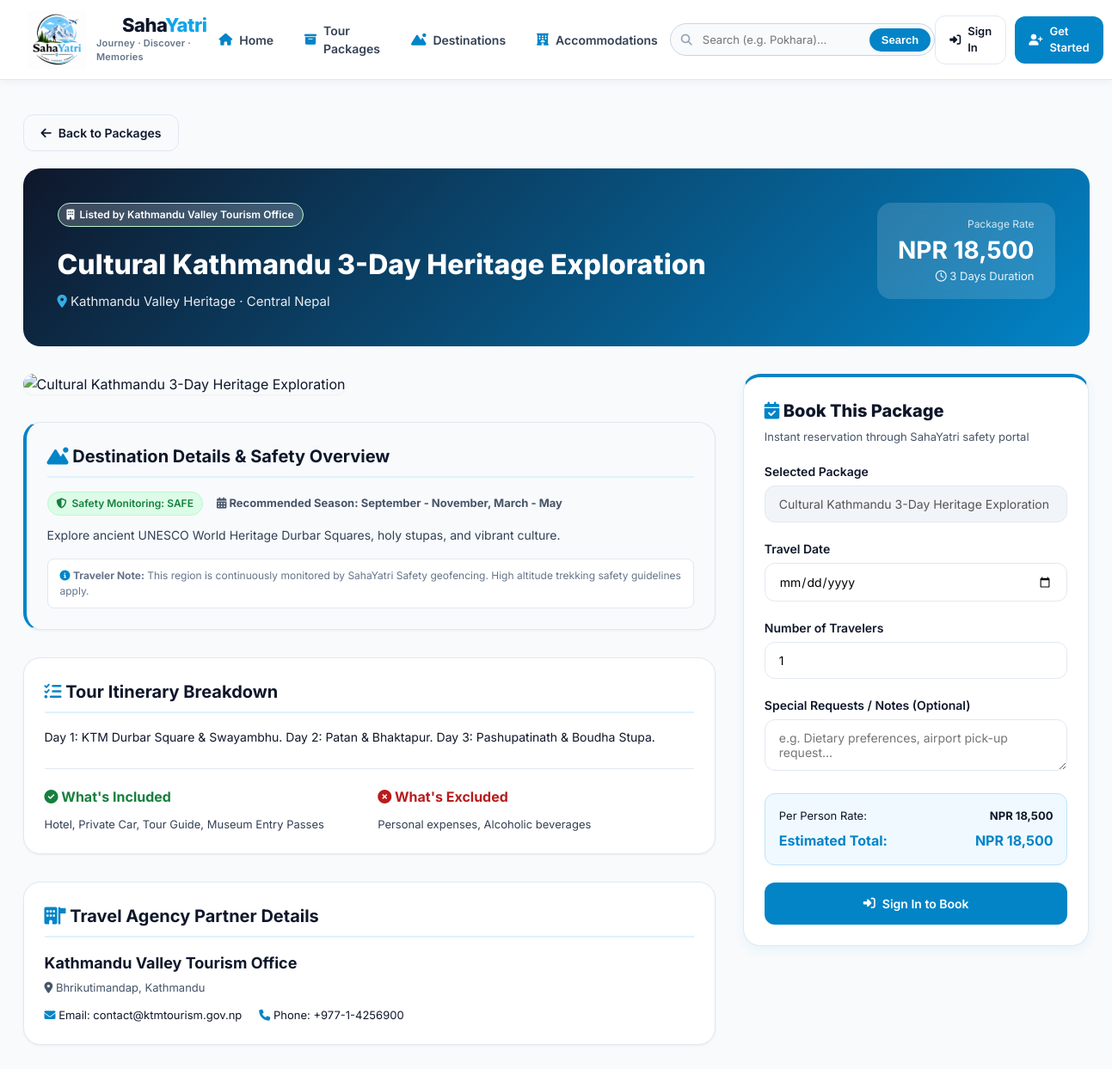
/package_details.php?id=1, run on the app's committed database.
### tables this page shows
CREATE TABLE IF NOT EXISTS `packages` (
    `id` INT AUTO_INCREMENT PRIMARY KEY,
    `organization_id` INT NOT NULL,
    `destination_id` INT NOT NULL,
    `title` VARCHAR(200) NOT NULL,
    `duration_days` INT NOT NULL,
    `price_npr` DECIMAL(10, 2) NOT NULL,
    `inclusions` TEXT,
    `exclusions` TEXT,
    `itinerary_summary` TEXT,
    `max_capacity` INT DEFAULT 15,
    `image_url` VARCHAR(255) DEFAULT NULL,
    `status` ENUM('ACTIVE', 'INACTIVE') DEFAULT 'ACTIVE',
    `approval_status` ENUM('PENDING', 'APPROVED', 'REJECTED') DEFAULT 'PENDING' COMMENT 'Superadmin approval gate',
    `created_at` TIMESTAMP DEFAULT CURRENT_TIMESTAMP,
    FOREIGN KEY (`organization_id`) REFERENCES `organizations`(`id`) ON DELETE CASCADE,
    FOREIGN KEY (`destination_id`) REFERENCES `destinations`(`id`) ON DELETE CASCADE
);

CREATE TABLE IF NOT EXISTS `organizations` (
    `id` INT AUTO_INCREMENT PRIMARY KEY,
    `name` VARCHAR(150) NOT NULL,
    `slug` VARCHAR(150) UNIQUE NOT NULL,
    `email` VARCHAR(150) NOT NULL,
    `phone` VARCHAR(50) DEFAULT NULL,
    `logo` VARCHAR(255) DEFAULT NULL,
    `address` TEXT DEFAULT NULL,
    `status` ENUM('ACTIVE', 'SUSPENDED', 'PENDING') DEFAULT 'ACTIVE',
    `created_at` TIMESTAMP DEFAULT CURRENT_TIMESTAMP,
    `updated_at` TIMESTAMP DEFAULT CURRENT_TIMESTAMP ON UPDATE CURRENT_TIMESTAMP
);

CREATE TABLE IF NOT EXISTS `destinations` (
    `id` INT AUTO_INCREMENT PRIMARY KEY,
    `organization_id` INT DEFAULT NULL,
    `name` VARCHAR(150) NOT NULL,
    `region` VARCHAR(100) NOT NULL,
    `category` ENUM('Historical', 'Religious', 'Natural', 'Adventure', 'Cultural', 'Wildlife', 'Trekking', 'Heritage', 'Family') DEFAULT 'Natural',
    `description` TEXT NOT NULL,
    `image_url` VARCHAR(255) DEFAULT NULL,
    `latitude` DECIMAL(10, 8) NOT NULL,
    `longitude` DECIMAL(11, 8) NOT NULL,
    `best_season` VARCHAR(100) DEFAULT 'September - November, March - May',
    `safety_level` ENUM('SAFE', 'CAUTION', 'HIGH', 'CRITICAL') DEFAULT 'SAFE',
    `is_featured` TINYINT(1) DEFAULT 0,
    `created_at` TIMESTAMP DEFAULT CURRENT_TIMESTAMP,
    FOREIGN KEY (`organization_id`) REFERENCES `organizations`(`id`) ON DELETE CASCADE
);

### config/auth.php (called while the page is built, shortened)
<?php
function isLoggedIn() {
    return isset($_SESSION['user_id']) && !empty($_SESSION['user_id']);
}
function getCurrentUser() {
    if (!isLoggedIn()) return null;
    return [
        'id' => $_SESSION['user_id'],
        'full_name' => $_SESSION['user_name'] ?? 'User',
        'email' => $_SESSION['user_email'] ?? '',
        'role' => $_SESSION['user_role'] ?? 'user',
        'organization_id' => $_SESSION['organization_id'] ?? null,
    ];
}

### package_details.php (the view, shortened to what this page needs)
<?php
require_once __DIR__ . '/config/auth.php';
$db = getDBConnection();
$packageId = isset($_GET['id']) ? intval($_GET['id']) : 0;
$stmt = $db->prepare("SELECT p.*,
                             d.name as destination_name, d.region as dest_region, d.category as dest_category,
                             d.description as dest_description, d.safety_level as dest_safety_level,
                             d.best_season, d.latitude, d.longitude, d.image_url as dest_image,
                             o.id as org_id, o.name as organization_name, o.email as org_email, o.phone as org_phone, o.address as org_address
                      FROM packages p
                      JOIN destinations d ON p.destination_id = d.id
                      JOIN organizations o ON p.organization_id = o.id
                      WHERE p.id = ?");
$stmt->execute([$packageId]);
$package = $stmt->fetch();
$user = getCurrentUser();
?>
<!DOCTYPE html>
<html lang="en">
<head>
    <link rel="stylesheet" href="https://cdnjs.cloudflare.com/ajax/libs/font-awesome/6.5.1/css/all.min.css">
    <link rel="stylesheet" href="assets/css/style.css">
</head>
<body>
    <?php include __DIR__ . '/includes/navbar.php'; ?>
    <div class="content-area" style="max-width: 1280px; padding: 40px 20px;">
        <a href="packages.php" class="btn btn-outline" style="margin-bottom: 20px; display: inline-flex; align-items: center; gap: 8px;">
            <i class="fa-solid fa-arrow-left"></i> Back to Packages
        </a>
        <div class="details-hero">
            <div style="display: flex; justify-content: space-between; align-items: flex-start; flex-wrap: wrap; gap: 16px;">
                <div>
                    <span class="badge risk-safe" style="background: rgba(255,255,255,0.2); color: white; margin-bottom: 12px;">
                        <i class="fa-solid fa-building"></i> Listed by <?php echo htmlspecialchars($package['organization_name']); ?>
                    </span>
                    <h1 style="font-size: 32px; font-weight: 800; margin: 8px 0;"><?php echo htmlspecialchars($package['title']); ?></h1>
                    <p style="font-size: 15px; opacity: 0.9;">
                        <i class="fa-solid fa-location-dot" style="color: #38BDF8;"></i> <?php echo htmlspecialchars($package['destination_name']); ?> · <?php echo htmlspecialchars($package['dest_region']); ?>
                    </p>
                </div>
                <div style="background: rgba(255,255,255,0.15); backdrop-filter: blur(10px); padding: 16px 24px; border-radius: 16px; text-align: right;">
                    <span style="font-size: 12px; display: block; opacity: 0.8;">Package Rate</span>
                    <strong style="font-size: 28px; color: #FFFFFF;">NPR <?php echo number_format($package['price_npr']); ?></strong>
                    <span style="font-size: 13px; display: block; opacity: 0.9;"><i class="fa-regular fa-clock"></i> <?php echo $package['duration_days']; ?> Days Duration</span>
                </div>
            </div>
        </div>
        <div class="details-grid">
            <div>
                <img src="<?php echo htmlspecialchars($package['image_url'] ?: 'https://images.unsplash.com/photo-1544735716-392fe2489ffa?w=1200'); ?>" style="width: 100%; height: 360px; object-fit: cover; border-radius: 16px; margin-bottom: 32px; box-shadow: var(--shadow-sm);" alt="<?php echo htmlspecialchars($package['title']); ?>">
                <div class="card" style="margin-bottom: 32px; background: #F8FAFC; border-left: 4px solid var(--color-primary-dark);">
                    <h2 class="info-section-title"><i class="fa-solid fa-mountain-sun" style="color: var(--color-primary-dark);"></i> Destination Details & Safety Overview</h2>
                    <div style="display: flex; gap: 16px; align-items: center; margin-bottom: 12px; flex-wrap: wrap;">
                        <span class="badge risk-safe"><i class="fa-solid fa-shield-halved"></i> Safety Monitoring: <?php echo htmlspecialchars($package['dest_safety_level']); ?></span>
                        <span style="font-size: 13px; font-weight: bold; color: var(--color-text-secondary);"><i class="fa-solid fa-calendar-days"></i> Recommended Season: <?php echo htmlspecialchars($package['best_season']); ?></span>
                    </div>
                    <p style="font-size: 14px; line-height: 1.6; color: #334155; margin-bottom: 16px;">
                        <?php echo nl2br(htmlspecialchars($package['dest_description'])); ?>
                    </p>
                    <div style="font-size: 12px; color: #64748B; background: white; padding: 10px 14px; border-radius: 8px; border: 1px solid #E2E8F0;">
                        <i class="fa-solid fa-circle-info" style="color: var(--color-primary-dark);"></i> <b>Traveler Note:</b> This region is continuously monitored by SahaYatri Safety geofencing. High altitude trekking safety guidelines apply.
                    </div>
                </div>
                <div class="card" style="margin-bottom: 32px;">
                    <h2 class="info-section-title"><i class="fa-solid fa-list-check" style="color: var(--color-primary-dark);"></i> Tour Itinerary Breakdown</h2>
                    <p style="font-size: 14px; line-height: 1.7; color: var(--color-text-primary); margin-bottom: 24px;">
                        <?php echo nl2br(htmlspecialchars($package['itinerary_summary'])); ?>
                    </p>
                    <div style="display: grid; grid-template-columns: 1fr 1fr; gap: 20px; border-top: 1px solid var(--color-border); padding-top: 20px;">
                        <div>
                            <h4 style="color: #15803D; margin-bottom: 10px;"><i class="fa-solid fa-circle-check"></i> What's Included</h4>
                            <p style="font-size: 13px; color: #334155; line-height: 1.6;">
                                <?php echo nl2br(htmlspecialchars($package['inclusions'])); ?>
                            </p>
                        </div>
                        <div>
                            <h4 style="color: #B91C1C; margin-bottom: 10px;"><i class="fa-solid fa-circle-xmark"></i> What's Excluded</h4>
                            <p style="font-size: 13px; color: #334155; line-height: 1.6;">
                                <?php echo nl2br(htmlspecialchars($package['exclusions'])); ?>
                            </p>
                        </div>
                    </div>
                </div>
                <div class="card">
                    <h2 class="info-section-title"><i class="fa-solid fa-building-flag" style="color: var(--color-primary-dark);"></i> Travel Agency Partner Details</h2>
                    <h3 style="font-size: 18px; font-weight: 700;"><?php echo htmlspecialchars($package['organization_name']); ?></h3>
                    <p style="font-size: 13px; color: var(--color-text-secondary); margin: 6px 0 12px 0;">
                        <i class="fa-solid fa-location-dot"></i> <?php echo htmlspecialchars($package['org_address']); ?>
                    </p>
                    <div style="display: flex; gap: 20px; font-size: 13px; flex-wrap: wrap;">
                        <span><i class="fa-solid fa-envelope" style="color: var(--color-primary-dark);"></i> Email: <?php echo htmlspecialchars($package['org_email']); ?></span>
                        <span><i class="fa-solid fa-phone" style="color: var(--color-primary-dark);"></i> Phone: <?php echo htmlspecialchars($package['org_phone']); ?></span>
                    </div>
                </div>
            </div>
            <div>
                <div class="card" style="position: sticky; top: 90px; border-top: 4px solid var(--color-primary-dark); box-shadow: var(--shadow-md);">
                    <h3 style="font-size: 20px; font-weight: 800; margin-bottom: 6px;"><i class="fa-solid fa-calendar-check" style="color: var(--color-primary-dark);"></i> Book This Package</h3>
                    <p style="font-size: 13px; color: var(--color-text-secondary); margin-bottom: 20px;">Instant reservation through SahaYatri safety portal</p>
                    <form method="POST">
                        <div class="form-group">
                            <label class="form-label">Selected Package</label>
                            <input type="text" class="form-input" value="<?php echo htmlspecialchars($package['title']); ?>" disabled readonly style="background: #F1F5F9;">
                        </div>
                        <div class="form-group">
                            <label class="form-label">Travel Date</label>
                            <input type="date" name="travel_date" class="form-input" min="<?php echo date('Y-m-d'); ?>" required>
                        </div>
                        <div class="form-group">
                            <label class="form-label">Number of Travelers</label>
                            <input type="number" name="travelers_count" id="travelers_count" class="form-input" value="1" min="1" max="<?php echo $package['max_capacity']; ?>" required onchange="calculateTotal()">
                        </div>
                        <div class="form-group">
                            <label class="form-label">Special Requests / Notes (Optional)</label>
                            <textarea name="notes" class="form-textarea" rows="2" placeholder="e.g. Dietary preferences, airport pick-up request..."></textarea>
                        </div>
                        <div style="background: #F0F9FF; padding: 16px; border-radius: 12px; margin-bottom: 20px; border: 1px solid #BAE6FD;">
                            <div style="display: flex; justify-content: space-between; font-size: 13px; margin-bottom: 6px;">
                                <span>Per Person Rate:</span>
                                <b>NPR <?php echo number_format($package['price_npr']); ?></b>
                            </div>
                            <div style="display: flex; justify-content: space-between; font-size: 16px; font-weight: bold; color: var(--color-primary-dark);">
                                <span>Estimated Total:</span>
                                <span id="display-total-price">NPR <?php echo number_format($package['price_npr']); ?></span>
                            </div>
                        </div>
                        <?php if ($user): ?>
                            <button type="submit" class="btn btn-primary" style="width: 100%; padding: 14px; font-size: 15px;">
                                <i class="fa-solid fa-cart-shopping"></i> Book Package Now
                            </button>
                        <?php else: ?>
                            <a href="login.php" class="btn btn-primary" style="width: 100%; padding: 14px; font-size: 14px; text-align: center;">
                                <i class="fa-solid fa-right-to-bracket"></i> Sign In to Book
                            </a>
                        <?php endif; ?>
                    </form>
                </div>
            </div>
        </div>
    </div>
</body>
</html>

### assets/css/style.css (style rules this page uses)
:root { --color-primary: #0EA5E9; --color-primary-dark: #0284C7; --color-primary-light: #E0F2FE; --color-primary-100: #F0F9FF; --color-dark-accent: #0F172A; --color-nature-green: #15803D; --color-sky-accent: #38BDF8; --color-danger: #EF4444; --color-danger-dark: #DC2626; --color-danger-light: #FEE2E2; --color-success: #10B981; --color-warning: #F59E0B; --color-risk-safe: #16A34A; --color-risk-caution: #EAB308; --color-risk-high: #F97316; --color-risk-critical: #DC2626; --color-text-primary: #0F172A; --color-text-secondary: #475569; --color-text-muted: #94A3B8; --color-border: #E2E8F0; --color-surface: #FFFFFF; --color-background: #F8FAFC; --radius-sm: 6px; --radius-md: 12px; --radius-lg: 20px; --shadow-sm: 0 1px 3px rgba(0, 0, 0, 0.05); --shadow-md: 0 4px 12px rgba(14, 165, 233, 0.08); --shadow-lg: 0 10px 25px rgba(15, 23, 42, 0.12); }
* { box-sizing: border-box; margin: 0; padding: 0; }
body { font-family: 'Inter', system-ui, -apple-system, sans-serif; background-color: var(--color-background); color: var(--color-text-primary); line-height: 1.5; -webkit-font-smoothing: antialiased; }
.content-area { padding: 32px; flex: 1; max-width: 1400px; margin: 0 auto; width: 100%; }
.card { background: var(--color-surface); border-radius: var(--radius-lg); border: 1px solid var(--color-border); padding: 24px; box-shadow: var(--shadow-sm); transition: transform 0.2s ease, box-shadow 0.2s ease; }
.btn { display: inline-flex; align-items: center; justify-content: center; gap: 8px; padding: 10px 20px; border-radius: var(--radius-md); font-size: 14px; font-weight: 600; cursor: pointer; border: none; transition: all 0.2s ease; text-decoration: none; }
.btn-primary { background: var(--color-primary-dark); color: #FFFFFF; }
.btn-outline { background: transparent; border: 1px solid var(--color-border); color: var(--color-text-primary); }
.badge { display: inline-flex; align-items: center; gap: 6px; padding: 4px 10px; border-radius: 20px; font-size: 12px; font-weight: 600; }
.risk-safe { background: #DCFCE7; color: #15803D; border: 1px solid #BBF7D0; }
.form-group { margin-bottom: 20px; }
.form-label { display: block; font-size: 14px; font-weight: 600; margin-bottom: 6px; color: var(--color-text-primary); }
.form-input, .form-select, .form-textarea { width: 100%; padding: 12px 16px; border-radius: var(--radius-md); border: 1px solid var(--color-border); font-size: 14px; font-family: inherit; transition: border 0.2s ease; }

### package_details.php (style rules this page uses)
.details-hero { background: linear-gradient(135deg, #0F172A 0%, #0284C7 100%); color: white; padding: 40px; border-radius: 20px; margin-bottom: 32px; }
.details-grid { display: grid; grid-template-columns: 2fr 1fr; gap: 32px; }
.info-section-title { font-size: 20px; font-weight: 700; margin-bottom: 16px; color: var(--color-dark-accent); border-bottom: 2px solid var(--color-primary-light); padding-bottom: 8px; }

### data on the page
packages: organization.name "Kathmandu Valley Tourism Office", title "Cultural Kathmandu 3-Day Heritage Exploration", destination.name "Kathmandu Valley Heritage", destination.region "Central Nepal", price_npr "18,500", duration_days "3", destination.safety_level "SAFE", destination.best_season "September - November, March - May", destination.description "Explore ancient UNESCO World Heritage Durbar Squares, holy stupas, and vibrant culture.", itinerary_summary "Day 1: KTM Durbar Square & Swayambhu. Day 2: Patan & Bhaktapur. Day 3: Pashupatinath & Boudha Stupa.", inclusions "Hotel, Private Car, Tour Guide, Museum Entry Passes", exclusions "Personal expenses, Alcoholic beverages", organization.address "Bhrikutimandap, Kathmandu", organization.email "contact@ktmtourism.gov.np", organization.phone "+977-1-4256900"
